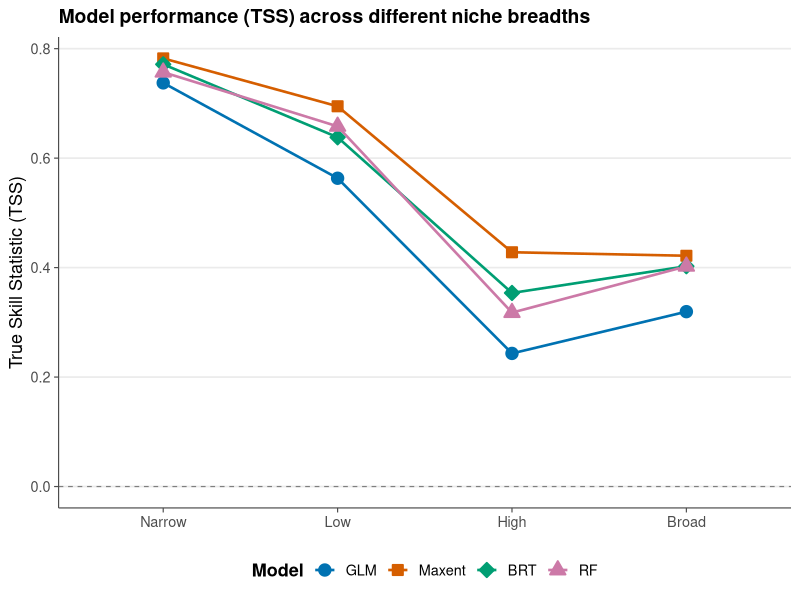
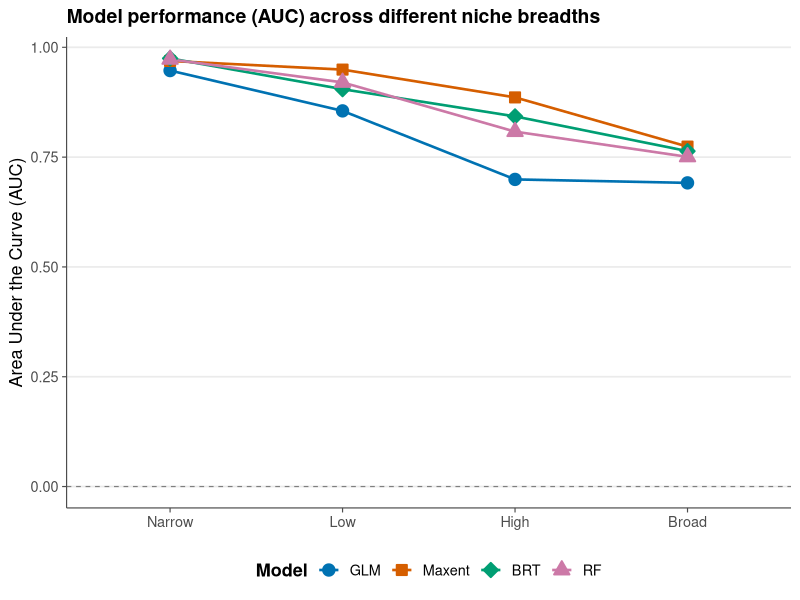
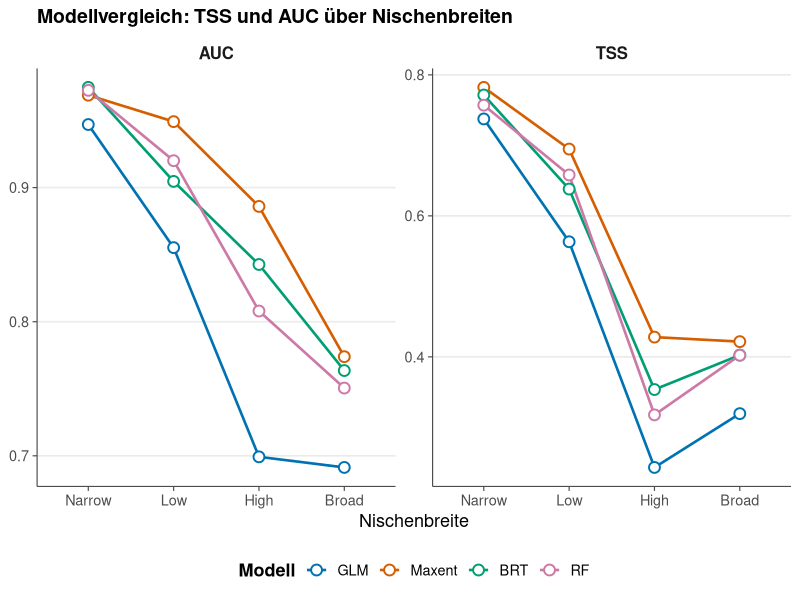
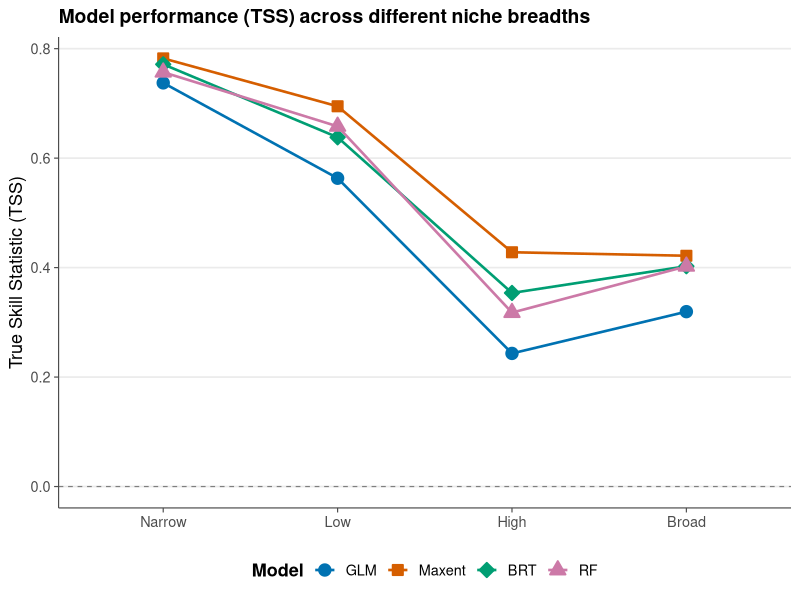
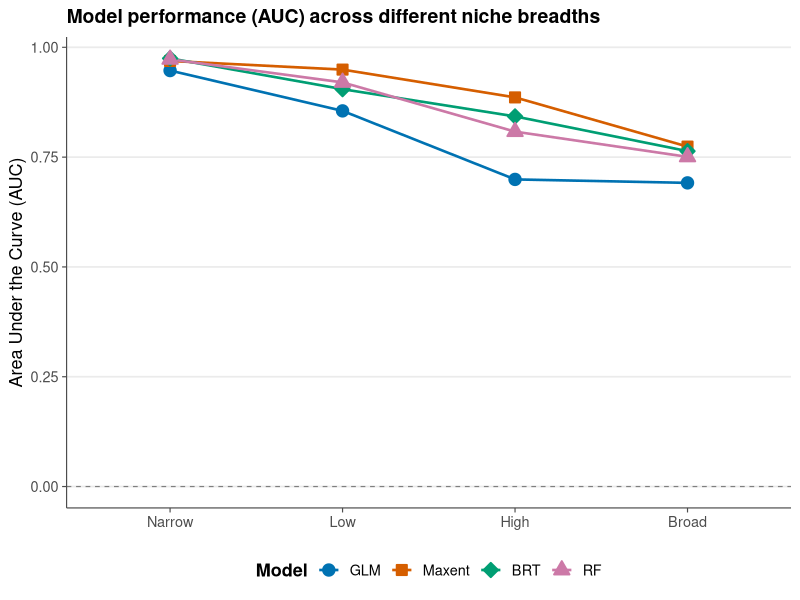
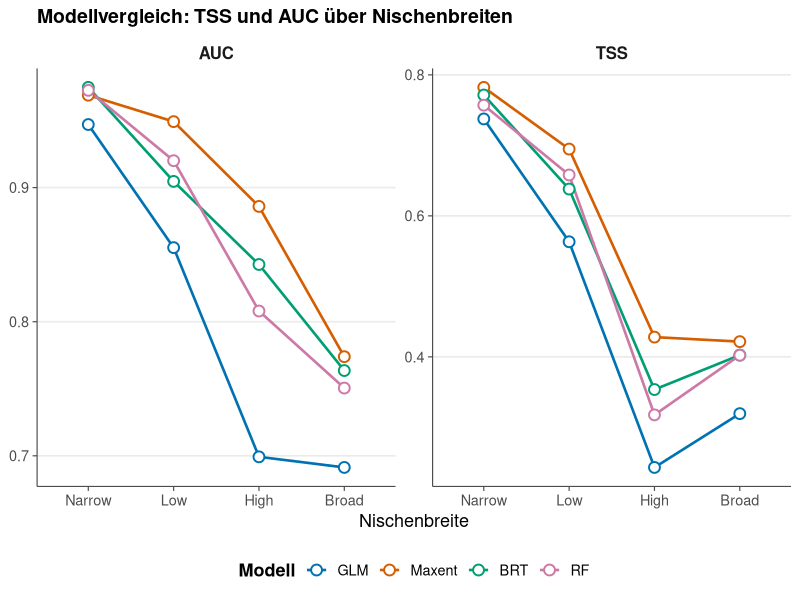
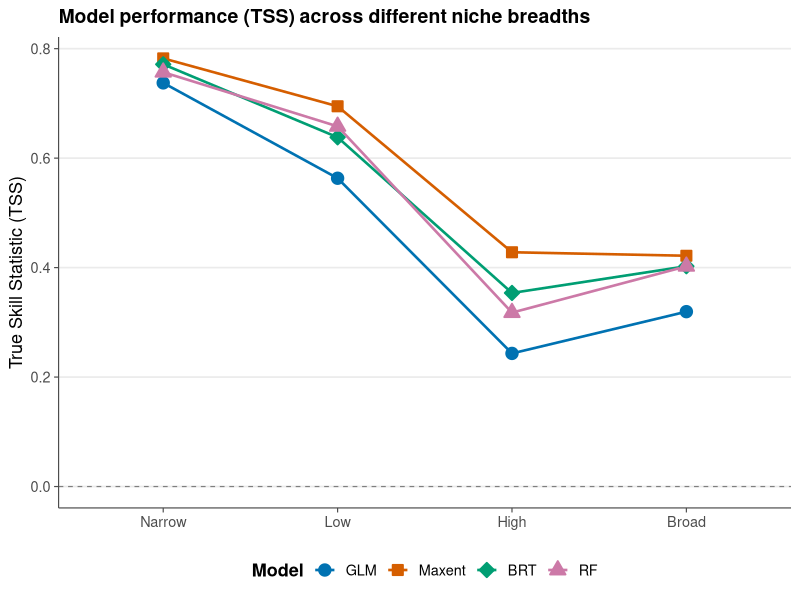
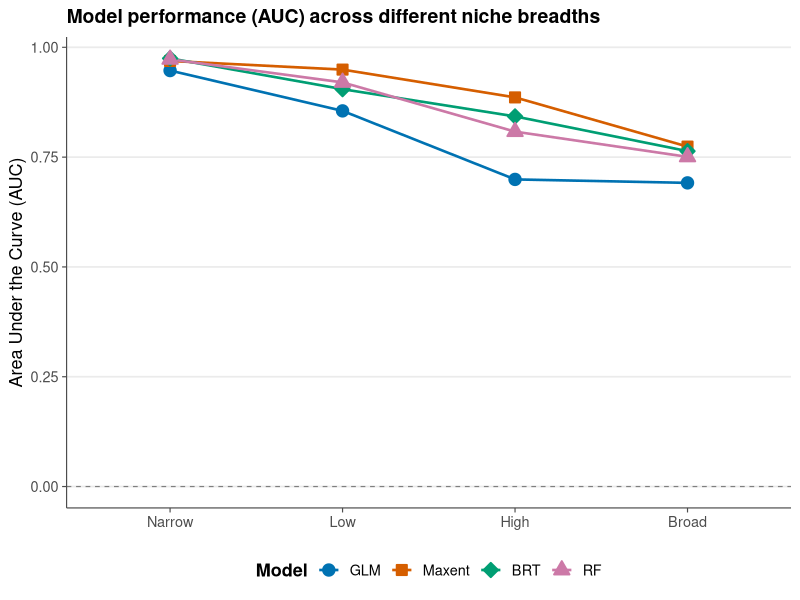

Write R code to recreate these figures, in order.
# =============================================================================
# TEIL 2: Plots - laedt nur die CSVs aus Teil 1 (keine Neuberechnung!)
# =============================================================================

library(ggplot2)
library(dplyr)
library(tidyr)

niche_names <- c("narrow", "low_mid", "high_mid", "broad")
niche_labels <- c("Narrow", "Low", "High", "Broad")
model_order <- c("GLM", "Maxent", "BRT", "RF")

# -----------------------------------------------------------------------------
# 1 - Gespeicherte Ergebnisse laden
# -----------------------------------------------------------------------------
results_combined  <- read.csv("results/all_models_auc_tss.csv")
ci_df             <- read.csv("results/all_models_tss_ci.csv")
presence_overview <- read.csv("results/presence_overview.csv")

plot_df <- results_combined %>%
  left_join(ci_df, by = c("model_type", "niche_breadth")) %>%
  mutate(
    niche_breadth = factor(niche_breadth, levels = niche_names, labels = niche_labels),
    model_type    = factor(model_type,    levels = model_order)
  )

# -----------------------------------------------------------------------------
# 2 - Einheitliches "Publikations-Theme" (einmal definieren, ueberall nutzen)
# -----------------------------------------------------------------------------
theme_pub <- theme_minimal(base_size = 13, base_family = "sans") +
  theme(
    panel.grid.minor   = element_blank(),
    panel.grid.major.x = element_blank(),
    axis.line          = element_line(color = "grey30", linewidth = 0.4),
    axis.ticks         = element_line(color = "grey30", linewidth = 0.4),
    plot.title         = element_text(face = "bold", size = 14),
    plot.subtitle      = element_text(color = "grey30", size = 11),
    legend.position    = "bottom",
    legend.title       = element_text(face = "bold"),
    strip.text         = element_text(face = "bold", size = 12),
    strip.background   = element_blank()
  )

# Farbenblind-freundliche Palette (Okabe-Ito), eine Farbe pro Modelltyp
farben <- setNames(
  c("#0072B2", "#D55E00", "#009E73", "#CC79A7")[seq_along(model_order)],
  model_order
)

# -----------------------------------------------------------------------------
# 3 - TSS-Vergleich mit Bootstrap-KI
# -----------------------------------------------------------------------------
p_tss <- ggplot(plot_df, aes(x = niche_breadth, y = TSS,
                             fill = model_type,
                             shape = model_type,
                             group = model_type, color = model_type)) +
  geom_line(linewidth = 0.9) +
  geom_point(size = 3.2, stroke = 1) +
  geom_hline(yintercept = 0, linetype = "dashed", color = "grey50", linewidth = 0.4) +
  scale_color_manual(values = farben) +
  scale_fill_manual(values  = farben) +
  scale_shape_manual(values = c(21, 22, 23, 24)) +   # Kreis, Quadrat, Raute, Dreieck
  labs(title = "Model performance (TSS) across different niche breadths",
       x = NULL, y = "True Skill Statistic (TSS)",
       color = "Model", fill = "Model", shape = "Model") +
  theme_pub

# -----------------------------------------------------------------------------
# 4 - AUC-Vergleich
# -----------------------------------------------------------------------------
p_auc <- ggplot(plot_df, aes(x = niche_breadth, y = AUC,
                             fill = model_type,
                             shape = model_type,
                             group = model_type, color = model_type)) +
  geom_line(linewidth = 0.9) +
  geom_point(size = 3.2, stroke = 1) +
  geom_hline(yintercept = 0, linetype = "dashed", color = "grey50", linewidth = 0.4) +
  scale_color_manual(values = farben) +
  scale_fill_manual(values  = farben) +
  scale_shape_manual(values = c(21, 22, 23, 24)) +  
  labs(title = "Model performance (AUC) across different niche breadths",
       x = NULL, y = "Area Under the Curve (AUC)",
       color = "Model", fill = "Model", shape = "Model") +
  theme_pub

# -----------------------------------------------------------------------------
# 5 - TSS + AUC kombiniert (ein Bild fuer's Manuskript)
# -----------------------------------------------------------------------------
plot_long <- plot_df %>%
  select(model_type, niche_breadth, TSS, AUC) %>%
  pivot_longer(cols = c(TSS, AUC), names_to = "metric", values_to = "value")

p_combined <- ggplot(plot_long, aes(x = niche_breadth, y = value,
                                    color = model_type, group = model_type)) +
  geom_line(linewidth = 0.9) +
  geom_point(size = 3, shape = 21, fill = "white", stroke = 1) +
  facet_wrap(~ metric, scales = "free_y", nrow = 1) +
  scale_color_manual(values = farben) +
  labs(title = "Modellvergleich: TSS und AUC über Nischenbreiten",
       x = "Nischenbreite", y = NULL, color = "Modell") +
  theme_pub

# -----------------------------------------------------------------------------
# 6 - Speichern (PNG fuer Praesentationen, PDF fuer Publikation/Vektorgrafik)
# -----------------------------------------------------------------------------
for (fmt in c("png", "pdf")) {
  ggsave(paste0("results/plot_tss.", fmt),      p_tss,      width = 7,  height = 5, dpi = 300)
  ggsave(paste0("results/plot_auc.", fmt),      p_auc,      width = 7,  height = 5, dpi = 300)
  ggsave(paste0("results/plot_combined.", fmt), p_combined, width = 10, height = 5, dpi = 300)
}

print(p_tss)
print(p_auc)
print(p_combined)
